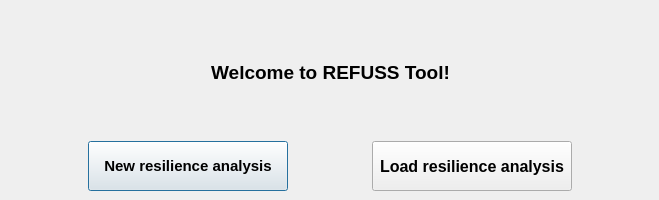
<?xml version="1.0" encoding="UTF-8"?>
<ui version="4.0">
 <class>WelcomeWindow</class>
 <widget class="QDialog" name="WelcomeWindow">
  <property name="geometry">
   <rect>
    <x>0</x>
    <y>0</y>
    <width>659</width>
    <height>200</height>
   </rect>
  </property>
  <property name="windowTitle">
   <string>Dialog</string>
  </property>
  <widget class="QWidget" name="verticalLayoutWidget">
   <property name="geometry">
    <rect>
     <x>10</x>
     <y>10</y>
     <width>641</width>
     <height>181</height>
    </rect>
   </property>
   <layout class="QVBoxLayout" name="verticalLayout" stretch="1,2">
    <item>
     <widget class="QLabel" name="WelcomeLabel">
      <property name="text">
       <string>&lt;html&gt;&lt;head/&gt;&lt;body&gt;&lt;p align=&quot;center&quot;&gt;&lt;span style=&quot; font-size:14pt; font-weight:700;&quot;&gt;Welcome to REFUSS Tool!&lt;/span&gt;&lt;/p&gt;&lt;/body&gt;&lt;/html&gt;</string>
      </property>
     </widget>
    </item>
    <item>
     <layout class="QHBoxLayout" name="horizontalLayout">
      <item>
       <widget class="QPushButton" name="NewButton">
        <property name="sizePolicy">
         <sizepolicy hsizetype="Fixed" vsizetype="Fixed">
          <horstretch>0</horstretch>
          <verstretch>0</verstretch>
         </sizepolicy>
        </property>
        <property name="minimumSize">
         <size>
          <width>0</width>
          <height>0</height>
         </size>
        </property>
        <property name="maximumSize">
         <size>
          <width>200</width>
          <height>50</height>
         </size>
        </property>
        <property name="font">
         <font>
          <pointsize>11</pointsize>
          <bold>true</bold>
         </font>
        </property>
        <property name="text">
         <string>New resilience analysis</string>
        </property>
        <property name="default">
         <bool>false</bool>
        </property>
        <property name="flat">
         <bool>false</bool>
        </property>
       </widget>
      </item>
      <item>
       <widget class="QPushButton" name="LoadButton">
        <property name="sizePolicy">
         <sizepolicy hsizetype="Fixed" vsizetype="Fixed">
          <horstretch>0</horstretch>
          <verstretch>0</verstretch>
         </sizepolicy>
        </property>
        <property name="minimumSize">
         <size>
          <width>200</width>
          <height>50</height>
         </size>
        </property>
        <property name="maximumSize">
         <size>
          <width>200</width>
          <height>50</height>
         </size>
        </property>
        <property name="font">
         <font>
          <pointsize>12</pointsize>
          <bold>true</bold>
         </font>
        </property>
        <property name="text">
         <string>Load resilience analysis</string>
        </property>
       </widget>
      </item>
     </layout>
    </item>
   </layout>
  </widget>
 </widget>
 <resources/>
 <connections/>
</ui>
